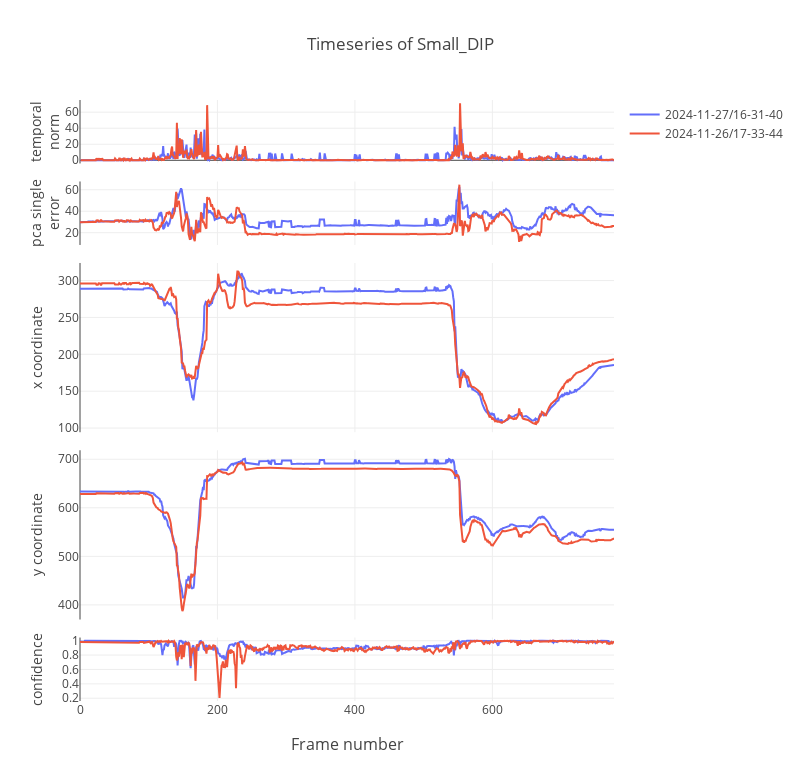

The code cell stored with this chart in its notebook:
### Markdown cell above
### Plot video traces

### Code cell
# rerun this cell each time you want to update the keypoint

from IPython.display import display, clear_output
import ipywidgets as widgets

def on_change(change):
    if change["type"] == "change" and change["name"] == "value":
        clear_output()
        cols = get_col_names(change["new"], "x", dframes_metrics.keys())
        fig_traces = plot_precomputed_traces(df_metrics, df_concat, cols)
        fig_traces.show()

# create a Dropdown widget
dropdown = widgets.Dropdown(
    options=keypoint_names,
    value=None,  # Set the default selected value
    description="Select keypoint:",
)

# update plot upon change
dropdown.observe(on_change)

# display widget
display(dropdown)

### Figure 1 — Plotly figure (JSON) as saved in the notebook; plotly's stock layout.template omitted (floating-point values rounded to 4 significant figures; data arrays with more than 128 entries replaced by an {"elided": "..."} marker saying what was removed)
{"data": [{"line": {"color": "#636EFA"}, "mode": "lines", "name": "Small_DIP_x_2024-11-27/16-31-40", "showlegend": false, "type": "scatter", "x": {"elided": "778 int values"}, "xaxis": "x", "y": {"elided": "778 float values"}, "yaxis": "y"}, {"line": {"color": "#EF553B"}, "mode": "lines", "name": "Small_DIP_x_2024-11-26/17-33-44", "showlegend": false, "type": "scatter", "x": {"elided": "778 int values"}, "xaxis": "x", "y": {"elided": "778 float values"}, "yaxis": "y"}, {"line": {"color": "#636EFA"}, "mode": "lines", "name": "Small_DIP_x_2024-11-27/16-31-40", "showlegend": false, "type": "scatter", "x": {"elided": "778 int values"}, "xaxis": "x2", "y": {"elided": "778 float values"}, "yaxis": "y2"}, {"line": {"color": "#EF553B"}, "mode": "lines", "name": "Small_DIP_x_2024-11-26/17-33-44", "showlegend": false, "type": "scatter", "x": {"elided": "778 int values"}, "xaxis": "x2", "y": {"elided": "778 float values"}, "yaxis": "y2"}, {"line": {"color": "#636EFA"}, "mode": "lines", "name": "2024-11-27/16-31-40", "showlegend": false, "type": "scatter", "x": {"elided": "778 int values"}, "xaxis": "x3", "y": {"elided": "778 float values"}, "yaxis": "y3"}, {"line": {"color": "#EF553B"}, "mode": "lines", "name": "2024-11-26/17-33-44", "showlegend": false, "type": "scatter", "x": {"elided": "778 int values"}, "xaxis": "x3", "y": {"elided": "778 float values"}, "yaxis": "y3"}, {"line": {"color": "#636EFA"}, "mode": "lines", "name": "2024-11-27/16-31-40", "showlegend": true, "type": "scatter", "x": {"elided": "778 int values"}, "xaxis": "x4", "y": {"elided": "778 float values"}, "yaxis": "y4"}, {"line": {"color": "#EF553B"}, "mode": "lines", "name": "2024-11-26/17-33-44", "showlegend": true, "type": "scatter", "x": {"elided": "778 int values"}, "xaxis": "x4", "y": {"elided": "778 float values"}, "yaxis": "y4"}, {"line": {"color": "#636EFA"}, "mode": "lines", "name": "Small_DIP_likelihood_2024-11-27/16-31-40", "showlegend": false, "type": "scatter", "x": {"elided": "778 int values"}, "xaxis": "x5", "y": {"elided": "778 float values"}, "yaxis": "y5"}, {"line": {"color": "#EF553B"}, "mode": "lines", "name": "Small_DIP_likelihood_2024-11-26/17-33-44", "showlegend": false, "type": "scatter", "x": {"elided": "778 int values"}, "xaxis": "x5", "y": {"elided": "778 float values"}, "yaxis": "y5"}], "layout": {"annotations": [{"font": {"size": 16}, "showarrow": false, "text": "Frame number", "x": 0.5, "xanchor": "center", "xref": "paper", "y": 0, "yanchor": "top", "yref": "paper", "yshift": -30}], "height": 781.2, "title": {"text": "Timeseries of Small_DIP"}, "width": 800, "xaxis": {"anchor": "y", "domain": [0, 1], "matches": "x5", "showticklabels": false}, "xaxis2": {"anchor": "y2", "domain": [0, 1], "matches": "x5", "showticklabels": false}, "xaxis3": {"anchor": "y3", "domain": [0, 1], "matches": "x5", "showticklabels": false}, "xaxis4": {"anchor": "y4", "domain": [0, 1], "matches": "x5", "showticklabels": false}, "xaxis5": {"anchor": "y5", "domain": [0, 1]}, "yaxis": {"anchor": "x", "domain": [0.8944, 1], "title": {"text": "temporal<br>norm"}}, "yaxis2": {"anchor": "x2", "domain": [0.7588, 0.8644], "title": {"text": "pca single<br>error"}}, "yaxis3": {"anchor": "x3", "domain": [0.4472, 0.7288], "title": {"text": "x coordinate"}}, "yaxis4": {"anchor": "x4", "domain": [0.1356, 0.4172], "title": {"text": "y coordinate"}}, "yaxis5": {"anchor": "x5", "domain": [0, 0.1056], "title": {"text": "confidence"}}}}
